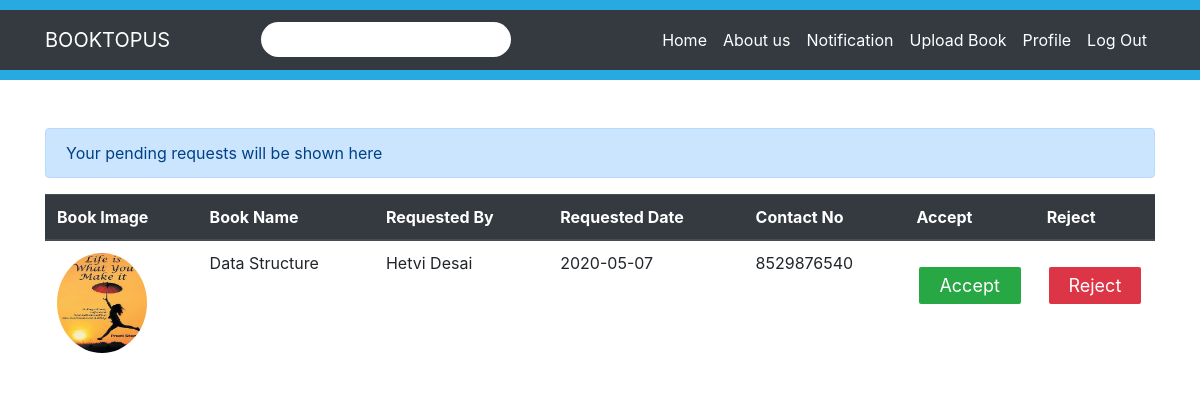
The app's page /Notification.php (signed in) with its own data.
### tables this page shows
CREATE TABLE `btp_pending_request` (
  `req_id` bigint(20) NOT NULL,
  `user_id` bigint(20) DEFAULT NULL,
  `book_id` bigint(20) DEFAULT NULL,
  `req_date` date DEFAULT NULL
);

CREATE TABLE `btp_upload_books` (
  `book_id` bigint(20) NOT NULL,
  `sub_id` bigint(20) NOT NULL,
  `user_id` bigint(20) NOT NULL,
  `book_title` varchar(50) NOT NULL,
  `book_publication` varchar(20) NOT NULL,
  `book_author` varchar(20) NOT NULL,
  `book_description` varchar(300) DEFAULT NULL,
  `book_edition` varchar(20) NOT NULL,
  `book_status` enum('active','deactive') NOT NULL,
  `book_img1` longblob NOT NULL
);

CREATE TABLE `btp_users` (
  `user_id` bigint(20) NOT NULL,
  `id_no` bigint(20) NOT NULL,
  `first_name` varchar(20) NOT NULL,
  `last_name` varchar(20) NOT NULL,
  `user_contact` bigint(10) NOT NULL,
  `user_email` varchar(50) NOT NULL,
  `dept_id` bigint(15) NOT NULL,
  `user_password` varchar(20) NOT NULL,
  `user_type` enum('admin','student','professor') NOT NULL,
  `user_status` enum('active','deactive') NOT NULL
);

### Notification.php (the view, shortened to what this page needs)
<?php
    include("Navbar.php");
?>
<html>
    <head>
        <link rel="stylesheet" href="https://stackpath.bootstrapcdn.com/bootstrap/4.4.1/css/bootstrap.min.css"
>
        <link href="https://stackpath.bootstrapcdn.com/font-awesome/4.7.0/css/font-awesome.min.css" rel="stylesheet"
>
        <link rel="stylesheet" href="css/index.css" />
    </head>
    <body>
        <br>
        <div class="container"><br>
            <div class="alert alert-primary justify-content-center" role="alert">Your
			pending requests will be shown here</div>
            <table class="table">
                <thead class="thead-dark">
                    <tr>
                        <th scope="col">Book Image</th>
                        <th scope="col">Book Name</th>
                        <th scope="col">Requested By</th>
                        <th scope="col">Requested Date</th>
                        <th scope="col">Contact No</th>
                        <th scope="col">Accept</th>
                        <th scope="col">Reject</th>
                    </tr>
                </thead>
                <tbody>
				<?php
					$u_id=$_SESSION['login_id'];
					$query="select req_id,req_date,first_name,last_name,book_title,book_img1,user_contact,btp_upload_books.book_id,btp_users.id_no from btp_upload_books,btp_users,btp_pending_request where btp_upload_books.user_id=$u_id and btp_users.id_no=btp_pending_request.user_id and btp_upload_books.book_id=btp_pending_request.book_id order by req_date";
					$result=mysqli_query($con,$query);
					while($row=mysqli_fetch_assoc($result))
					{
				?>
                    <tr>
                        <td><img src="Upload/<?php echo $row['book_img1'] ?>" width=90px height=100px style="border-radius:50%;"></td>
                        <td><?php echo $row['book_title'] ?></td>
                        <td><?php echo $row['first_name']." ".$row['last_name']; ?></td>
                        <td><?php echo $row['req_date'] ?></td>
                        <td><?php echo $row['user_contact'] ?></td>
                        <td><a  href="include/accept_request.php?book_id=<?php echo $row['book_id'] ?> & recipentid=<?php echo $row['id_no'] ?>" ><button type="button"class="btn btn-success bg-success">Accept</button></a></td>
                        <td><a  href="include/reject_request.php?id=<?php echo $row['req_id'] ?>"><button type="button" class="btn btn-danger bg-danger">Reject</button></a></td>
                    </tr>
				<?php
					}
				?>
                </tbody>
            </table>
        </div>
    </body>
</html>

### css/index.css (style rules this page uses)
.btn { width: 100%; background: none; border: 2px solid white; color: white; padding: 5px; font-size: 18px; cursor: pointer; margin: 12px 0; }
::placeholder { color: white; }

### records on screen
btp_pending_request: book.book_img1 (picture), book.book_title "Data Structure", btp_users.first_name "Hetvi", btp_users.last_name "Desai", req_date "2020-05-07", btp_users.user_contact "8529876540"
